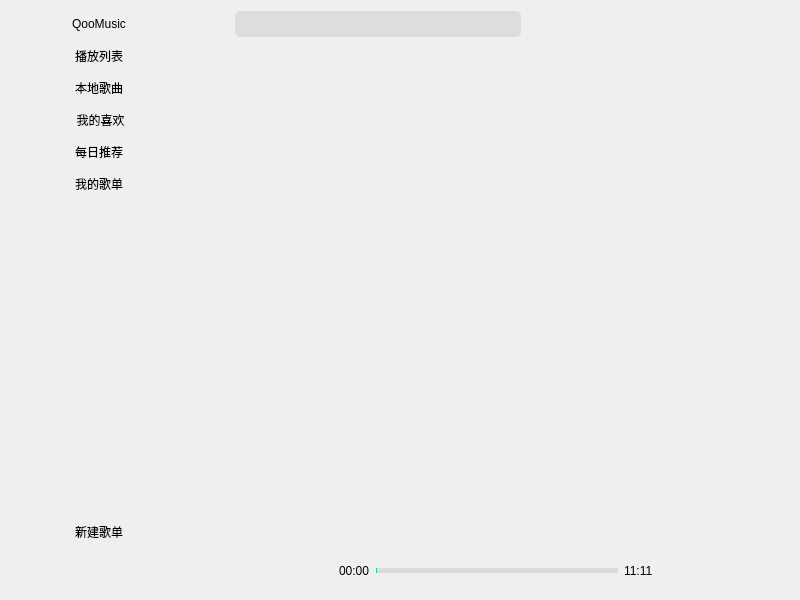
<?xml version="1.0" encoding="UTF-8"?>
<ui version="4.0">
 <class>MainWindow</class>
 <widget class="QMainWindow" name="MainWindow">
  <property name="geometry">
   <rect>
    <x>0</x>
    <y>0</y>
    <width>800</width>
    <height>600</height>
   </rect>
  </property>
  <property name="windowTitle">
   <string>酷云播放器</string>
  </property>
  <property name="windowIcon">
   <iconset resource="icon.qrc">
    <normaloff>:/icon/logo</normaloff>:/icon/logo</iconset>
  </property>
  <property name="styleSheet">
   <string notr="true"/>
  </property>
  <widget class="QWidget" name="centralwidget">
   <layout class="QVBoxLayout" name="verticalLayout">
    <property name="topMargin">
     <number>11</number>
    </property>
    <item>
     <layout class="QHBoxLayout" name="horizontalLayout" stretch="1,0,2,0,0,0,0,0,0">
      <item>
       <widget class="QPushButton" name="logo_button">
        <property name="minimumSize">
         <size>
          <width>180</width>
          <height>0</height>
         </size>
        </property>
        <property name="maximumSize">
         <size>
          <width>180</width>
          <height>16777215</height>
         </size>
        </property>
        <property name="focusPolicy">
         <enum>Qt::NoFocus</enum>
        </property>
        <property name="styleSheet">
         <string notr="true"/>
        </property>
        <property name="text">
         <string>QooMusic</string>
        </property>
        <property name="icon">
         <iconset resource="icon.qrc">
          <normaloff>:/icon/logo</normaloff>:/icon/logo</iconset>
        </property>
        <property name="flat">
         <bool>true</bool>
        </property>
       </widget>
      </item>
      <item>
       <spacer name="horizontalSpacer">
        <property name="orientation">
         <enum>Qt::Horizontal</enum>
        </property>
        <property name="sizeHint" stdset="0">
         <size>
          <width>40</width>
          <height>20</height>
         </size>
        </property>
       </spacer>
      </item>
      <item>
       <widget class="QWidget" name="widget_3" native="true">
        <property name="minimumSize">
         <size>
          <width>0</width>
          <height>0</height>
         </size>
        </property>
        <property name="styleSheet">
         <string notr="true">QWidget{
	border-radius:5px;
	background-color: rgb(221, 221, 221);
}</string>
        </property>
        <layout class="QHBoxLayout" name="horizontalLayout_2">
         <property name="leftMargin">
          <number>11</number>
         </property>
         <property name="topMargin">
          <number>5</number>
         </property>
         <property name="rightMargin">
          <number>11</number>
         </property>
         <property name="bottomMargin">
          <number>5</number>
         </property>
         <item>
          <widget class="QLineEdit" name="search_edit">
           <property name="styleSheet">
            <string notr="true">QLineEdit{
background-color:transparent;
border:none;
}</string>
           </property>
          </widget>
         </item>
         <item>
          <widget class="QPushButton" name="search_button">
           <property name="focusPolicy">
            <enum>Qt::NoFocus</enum>
           </property>
           <property name="styleSheet">
            <string notr="true"/>
           </property>
           <property name="text">
            <string/>
           </property>
           <property name="icon">
            <iconset resource="icon.qrc">
             <normaloff>:/icon/search</normaloff>:/icon/search</iconset>
           </property>
           <property name="flat">
            <bool>true</bool>
           </property>
          </widget>
         </item>
        </layout>
       </widget>
      </item>
      <item>
       <spacer name="horizontalSpacer_2">
        <property name="orientation">
         <enum>Qt::Horizontal</enum>
        </property>
        <property name="sizeHint" stdset="0">
         <size>
          <width>40</width>
          <height>20</height>
         </size>
        </property>
       </spacer>
      </item>
      <item>
       <widget class="QPushButton" name="menu_button">
        <property name="focusPolicy">
         <enum>Qt::NoFocus</enum>
        </property>
        <property name="styleSheet">
         <string notr="true"/>
        </property>
        <property name="text">
         <string/>
        </property>
        <property name="icon">
         <iconset resource="icon.qrc">
          <normaloff>:/icon/menu</normaloff>:/icon/menu</iconset>
        </property>
        <property name="flat">
         <bool>true</bool>
        </property>
       </widget>
      </item>
      <item>
       <widget class="QPushButton" name="min_button">
        <property name="focusPolicy">
         <enum>Qt::NoFocus</enum>
        </property>
        <property name="styleSheet">
         <string notr="true"/>
        </property>
        <property name="text">
         <string/>
        </property>
        <property name="icon">
         <iconset resource="icon.qrc">
          <normaloff>:/icon/min</normaloff>:/icon/min</iconset>
        </property>
        <property name="flat">
         <bool>true</bool>
        </property>
       </widget>
      </item>
      <item>
       <widget class="QPushButton" name="normal_button">
        <property name="focusPolicy">
         <enum>Qt::NoFocus</enum>
        </property>
        <property name="styleSheet">
         <string notr="true"/>
        </property>
        <property name="text">
         <string/>
        </property>
        <property name="icon">
         <iconset resource="icon.qrc">
          <normaloff>:/icon/min2</normaloff>:/icon/min2</iconset>
        </property>
        <property name="flat">
         <bool>true</bool>
        </property>
       </widget>
      </item>
      <item>
       <widget class="QPushButton" name="max_button">
        <property name="focusPolicy">
         <enum>Qt::NoFocus</enum>
        </property>
        <property name="styleSheet">
         <string notr="true"/>
        </property>
        <property name="text">
         <string/>
        </property>
        <property name="icon">
         <iconset resource="icon.qrc">
          <normaloff>:/icon/max</normaloff>:/icon/max</iconset>
        </property>
        <property name="flat">
         <bool>true</bool>
        </property>
       </widget>
      </item>
      <item>
       <widget class="QPushButton" name="close_button">
        <property name="focusPolicy">
         <enum>Qt::NoFocus</enum>
        </property>
        <property name="styleSheet">
         <string notr="true"/>
        </property>
        <property name="text">
         <string/>
        </property>
        <property name="icon">
         <iconset resource="icon.qrc">
          <normaloff>:/icon/close</normaloff>:/icon/close</iconset>
        </property>
        <property name="flat">
         <bool>true</bool>
        </property>
       </widget>
      </item>
     </layout>
    </item>
    <item>
     <layout class="QHBoxLayout" name="horizontalLayout_3" stretch="0,1">
      <property name="sizeConstraint">
       <enum>QLayout::SetDefaultConstraint</enum>
      </property>
      <property name="topMargin">
       <number>0</number>
      </property>
      <item>
       <layout class="QVBoxLayout" name="verticalLayout_2">
        <property name="sizeConstraint">
         <enum>QLayout::SetMinimumSize</enum>
        </property>
        <property name="leftMargin">
         <number>0</number>
        </property>
        <item>
         <widget class="QPushButton" name="play_list_button">
          <property name="maximumSize">
           <size>
            <width>180</width>
            <height>16777215</height>
           </size>
          </property>
          <property name="focusPolicy">
           <enum>Qt::NoFocus</enum>
          </property>
          <property name="styleSheet">
           <string notr="true"/>
          </property>
          <property name="text">
           <string>播放列表</string>
          </property>
          <property name="icon">
           <iconset resource="icon.qrc">
            <normaloff>:/icon/songs</normaloff>:/icon/songs</iconset>
          </property>
          <property name="flat">
           <bool>true</bool>
          </property>
         </widget>
        </item>
        <item>
         <widget class="QPushButton" name="local_music_button">
          <property name="maximumSize">
           <size>
            <width>180</width>
            <height>16777215</height>
           </size>
          </property>
          <property name="focusPolicy">
           <enum>Qt::NoFocus</enum>
          </property>
          <property name="styleSheet">
           <string notr="true"/>
          </property>
          <property name="text">
           <string>本地歌曲</string>
          </property>
          <property name="icon">
           <iconset resource="icon.qrc">
            <normaloff>:/icon/local</normaloff>:/icon/local</iconset>
          </property>
          <property name="flat">
           <bool>true</bool>
          </property>
         </widget>
        </item>
        <item>
         <widget class="QPushButton" name="my_favorite_button">
          <property name="maximumSize">
           <size>
            <width>180</width>
            <height>16777215</height>
           </size>
          </property>
          <property name="focusPolicy">
           <enum>Qt::NoFocus</enum>
          </property>
          <property name="styleSheet">
           <string notr="true"/>
          </property>
          <property name="text">
           <string> 我的喜欢</string>
          </property>
          <property name="icon">
           <iconset resource="icon.qrc">
            <normaloff>:/icon/like</normaloff>:/icon/like</iconset>
          </property>
          <property name="flat">
           <bool>true</bool>
          </property>
         </widget>
        </item>
        <item>
         <widget class="QPushButton" name="recommond_music_button">
          <property name="maximumSize">
           <size>
            <width>180</width>
            <height>16777215</height>
           </size>
          </property>
          <property name="focusPolicy">
           <enum>Qt::NoFocus</enum>
          </property>
          <property name="styleSheet">
           <string notr="true"/>
          </property>
          <property name="text">
           <string>每日推荐</string>
          </property>
          <property name="icon">
           <iconset resource="icon.qrc">
            <normaloff>:/icon/recommond</normaloff>:/icon/recommond</iconset>
          </property>
          <property name="flat">
           <bool>true</bool>
          </property>
         </widget>
        </item>
        <item>
         <widget class="QPushButton" name="my_song_list_button">
          <property name="maximumSize">
           <size>
            <width>180</width>
            <height>16777215</height>
           </size>
          </property>
          <property name="focusPolicy">
           <enum>Qt::NoFocus</enum>
          </property>
          <property name="styleSheet">
           <string notr="true"/>
          </property>
          <property name="text">
           <string>我的歌单</string>
          </property>
          <property name="icon">
           <iconset resource="icon.qrc">
            <normaloff>:/icon/songslist</normaloff>:/icon/songslist</iconset>
          </property>
          <property name="flat">
           <bool>true</bool>
          </property>
         </widget>
        </item>
        <item>
         <widget class="QListWidget" name="MusiclistWidget">
          <property name="maximumSize">
           <size>
            <width>180</width>
            <height>16777215</height>
           </size>
          </property>
          <property name="styleSheet">
           <string notr="true">QListWidget{
background-color:transparent;
border:none;
}</string>
          </property>
         </widget>
        </item>
        <item>
         <widget class="QPushButton" name="pushButton">
          <property name="maximumSize">
           <size>
            <width>180</width>
            <height>16777215</height>
           </size>
          </property>
          <property name="focusPolicy">
           <enum>Qt::NoFocus</enum>
          </property>
          <property name="text">
           <string>新建歌单</string>
          </property>
          <property name="icon">
           <iconset resource="icon.qrc">
            <normaloff>:/icon/add</normaloff>:/icon/add</iconset>
          </property>
          <property name="flat">
           <bool>true</bool>
          </property>
         </widget>
        </item>
       </layout>
      </item>
      <item>
       <widget class="QStackedWidget" name="stackedWidget">
        <property name="styleSheet">
         <string notr="true">QStackWidget
{
	background: transparent;
	border: none;
}</string>
        </property>
        <property name="currentIndex">
         <number>3</number>
        </property>
        <widget class="QWidget" name="searchResultPage">
         <property name="styleSheet">
          <string notr="true">QWidget{
	
	background-color: transparent;
	border: none;
}
QTableCornerButton::section{
	background-color: transparent;
}</string>
         </property>
         <layout class="QVBoxLayout" name="verticalLayout_3">
          <item>
           <widget class="QTableWidget" name="searchResultTable">
            <property name="contextMenuPolicy">
             <enum>Qt::CustomContextMenu</enum>
            </property>
            <property name="styleSheet">
             <string notr="true">QTableWidget
{
	background: transparent;
	border: none;
	alternate-background-color: rgba(132, 136, 139, 20);
}

QHeaderView::section
{
	background-color: transparent;
}

QTableView QTableCornerButton::section
{
	background:transparent;
}</string>
            </property>
            <property name="editTriggers">
             <set>QAbstractItemView::NoEditTriggers</set>
            </property>
            <property name="alternatingRowColors">
             <bool>true</bool>
            </property>
            <property name="showGrid">
             <bool>false</bool>
            </property>
           </widget>
          </item>
         </layout>
        </widget>
        <widget class="QWidget" name="Musicpage">
         <property name="styleSheet">
          <string notr="true">QWidget{
	
	background-color: transparent;
	border: none;
}
QTableCornerButton::section{
	background-color: transparent;
}</string>
         </property>
         <layout class="QVBoxLayout" name="verticalLayout_9">
          <item>
           <widget class="QTableWidget" name="MusicTable">
            <property name="contextMenuPolicy">
             <enum>Qt::CustomContextMenu</enum>
            </property>
            <property name="styleSheet">
             <string notr="true">QTableWidget
{
	background: transparent;
	border: none;
	alternate-background-color: rgba(132, 136, 139, 20);
}

QHeaderView::section
{
	background-color: transparent;
}

QTableView QTableCornerButton::section
{
	background:transparent;
}</string>
            </property>
            <property name="alternatingRowColors">
             <bool>true</bool>
            </property>
            <property name="showGrid">
             <bool>false</bool>
            </property>
           </widget>
          </item>
         </layout>
        </widget>
        <widget class="QWidget" name="localMusicpage">
         <property name="styleSheet">
          <string notr="true">QWidget{
	
	background-color: transparent;
	border: none;
}
QTableCornerButton::section{
	background-color: transparent;
}</string>
         </property>
         <layout class="QVBoxLayout" name="verticalLayout_5">
          <item>
           <widget class="QTableWidget" name="localMusicTable">
            <property name="contextMenuPolicy">
             <enum>Qt::CustomContextMenu</enum>
            </property>
            <property name="styleSheet">
             <string notr="true">QTableWidget
{
	background: transparent;
	border: none;
	alternate-background-color: rgba(132, 136, 139, 20);
}

QHeaderView::section
{
	background-color: transparent;
}

QTableView QTableCornerButton::section
{
	background:transparent;
}</string>
            </property>
            <property name="alternatingRowColors">
             <bool>true</bool>
            </property>
            <property name="showGrid">
             <bool>false</bool>
            </property>
           </widget>
          </item>
         </layout>
        </widget>
        <widget class="QWidget" name="lyricsPage">
         <property name="styleSheet">
          <string notr="true"/>
         </property>
         <layout class="QVBoxLayout" name="verticalLayout_7">
          <item>
           <widget class="QScrollArea" name="scrollArea">
            <property name="styleSheet">
             <string notr="true">QScrollArea
{
	background: transparent;
	border: none;
}</string>
            </property>
            <property name="widgetResizable">
             <bool>true</bool>
            </property>
            <widget class="LyricStreamWidget" name="lyricWidget">
             <property name="geometry">
              <rect>
               <x>0</x>
               <y>0</y>
               <width>565</width>
               <height>461</height>
              </rect>
             </property>
             <property name="styleSheet">
              <string notr="true">#lyricWidget
{
	background: transparent;
}</string>
             </property>
            </widget>
           </widget>
          </item>
         </layout>
        </widget>
       </widget>
      </item>
     </layout>
    </item>
    <item>
     <layout class="QHBoxLayout" name="horizontalLayout_4">
      <property name="topMargin">
       <number>0</number>
      </property>
      <item>
       <layout class="QHBoxLayout" name="horizontalLayout_6">
        <property name="leftMargin">
         <number>0</number>
        </property>
        <property name="rightMargin">
         <number>0</number>
        </property>
        <item>
         <widget class="QLabel" name="playingCoverLablel">
          <property name="minimumSize">
           <size>
            <width>40</width>
            <height>40</height>
           </size>
          </property>
          <property name="text">
           <string/>
          </property>
         </widget>
        </item>
        <item>
         <layout class="QVBoxLayout" name="verticalLayout_4">
          <property name="topMargin">
           <number>0</number>
          </property>
          <property name="rightMargin">
           <number>0</number>
          </property>
          <item>
           <widget class="QLabel" name="playingNameLabel">
            <property name="minimumSize">
             <size>
              <width>140</width>
              <height>0</height>
             </size>
            </property>
            <property name="text">
             <string/>
            </property>
           </widget>
          </item>
          <item>
           <widget class="QLabel" name="playingArtistLabel">
            <property name="minimumSize">
             <size>
              <width>140</width>
              <height>0</height>
             </size>
            </property>
            <property name="text">
             <string/>
            </property>
           </widget>
          </item>
         </layout>
        </item>
       </layout>
      </item>
      <item>
       <widget class="QPushButton" name="back_button">
        <property name="focusPolicy">
         <enum>Qt::NoFocus</enum>
        </property>
        <property name="styleSheet">
         <string notr="true"/>
        </property>
        <property name="text">
         <string/>
        </property>
        <property name="icon">
         <iconset resource="icon.qrc">
          <normaloff>:/icon/back</normaloff>:/icon/back</iconset>
        </property>
        <property name="flat">
         <bool>true</bool>
        </property>
       </widget>
      </item>
      <item>
       <widget class="QPushButton" name="play_button">
        <property name="focusPolicy">
         <enum>Qt::NoFocus</enum>
        </property>
        <property name="styleSheet">
         <string notr="true"/>
        </property>
        <property name="text">
         <string/>
        </property>
        <property name="icon">
         <iconset resource="icon.qrc">
          <normaloff>:/icon/play</normaloff>:/icon/play</iconset>
        </property>
        <property name="flat">
         <bool>true</bool>
        </property>
       </widget>
      </item>
      <item>
       <widget class="QPushButton" name="forward_button">
        <property name="focusPolicy">
         <enum>Qt::NoFocus</enum>
        </property>
        <property name="styleSheet">
         <string notr="true"/>
        </property>
        <property name="text">
         <string/>
        </property>
        <property name="icon">
         <iconset resource="icon.qrc">
          <normaloff>:/icon/forward</normaloff>:/icon/forward</iconset>
        </property>
        <property name="flat">
         <bool>true</bool>
        </property>
       </widget>
      </item>
      <item>
       <widget class="QLabel" name="now_duration">
        <property name="text">
         <string>00:00</string>
        </property>
       </widget>
      </item>
      <item>
       <widget class="QSlider" name="playProgressSlider">
        <property name="styleSheet">
         <string notr="true">QSlider::groove:horizontal {
 
height:5px;background-color:rgb(219,219,219)
 
}
QSlider::handle::horizontal{
border-image:url(:/icon/handle);
width:15px;
margin:-7px -7px -7px -7px;
}
QSlider::add-page:horizontal{background-color:rgb(219,219,219);}
QSlider::sub-page:horizontal{background-color:rgb(26,217,110);}</string>
        </property>
        <property name="orientation">
         <enum>Qt::Horizontal</enum>
        </property>
       </widget>
      </item>
      <item>
       <widget class="QLabel" name="all_duration">
        <property name="text">
         <string>11:11</string>
        </property>
       </widget>
      </item>
      <item>
       <widget class="QPushButton" name="lyric_button">
        <property name="focusPolicy">
         <enum>Qt::NoFocus</enum>
        </property>
        <property name="styleSheet">
         <string notr="true"/>
        </property>
        <property name="text">
         <string/>
        </property>
        <property name="icon">
         <iconset resource="icon.qrc">
          <normaloff>:/icon/hide</normaloff>:/icon/hide</iconset>
        </property>
        <property name="flat">
         <bool>true</bool>
        </property>
       </widget>
      </item>
      <item>
       <widget class="QPushButton" name="sound_button">
        <property name="focusPolicy">
         <enum>Qt::NoFocus</enum>
        </property>
        <property name="styleSheet">
         <string notr="true"/>
        </property>
        <property name="text">
         <string/>
        </property>
        <property name="icon">
         <iconset resource="icon.qrc">
          <normaloff>:/icon/sound</normaloff>:/icon/sound</iconset>
        </property>
        <property name="flat">
         <bool>true</bool>
        </property>
       </widget>
      </item>
      <item>
       <widget class="QPushButton" name="mode_button">
        <property name="focusPolicy">
         <enum>Qt::NoFocus</enum>
        </property>
        <property name="styleSheet">
         <string notr="true"/>
        </property>
        <property name="text">
         <string/>
        </property>
        <property name="icon">
         <iconset resource="icon.qrc">
          <normaloff>:/icon/list_circle</normaloff>:/icon/list_circle</iconset>
        </property>
        <property name="flat">
         <bool>true</bool>
        </property>
       </widget>
      </item>
     </layout>
    </item>
   </layout>
  </widget>
 </widget>
 <customwidgets>
  <customwidget>
   <class>LyricStreamWidget</class>
   <extends>QWidget</extends>
   <header location="global">lyricstreamwidget.h</header>
   <container>1</container>
  </customwidget>
 </customwidgets>
 <resources>
  <include location="icon.qrc"/>
 </resources>
 <connections/>
</ui>
